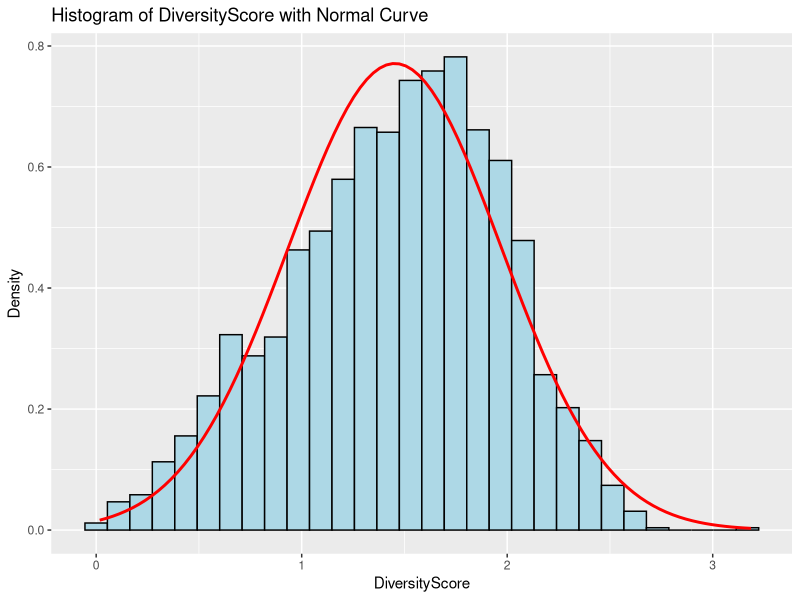
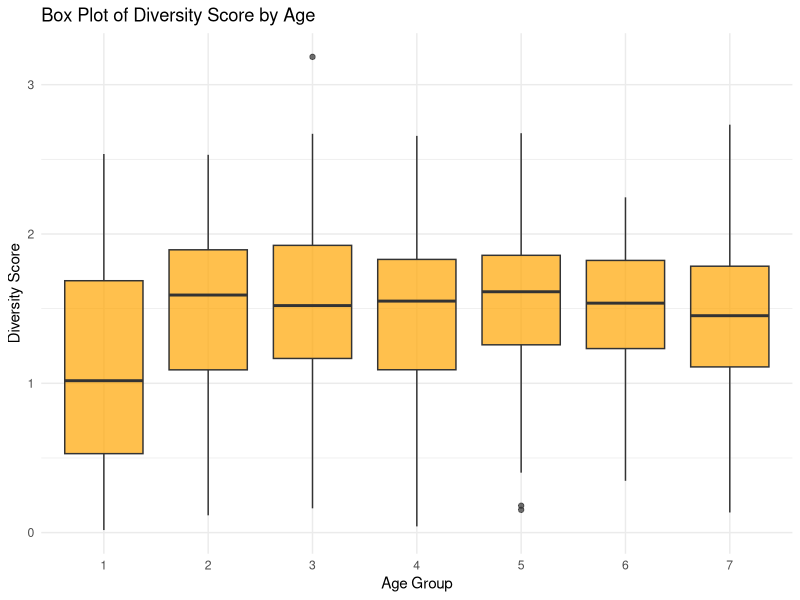
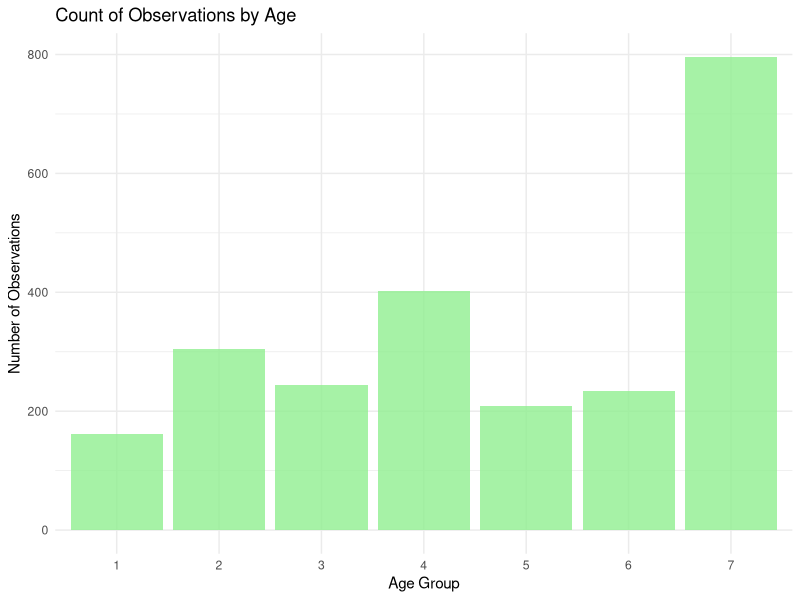
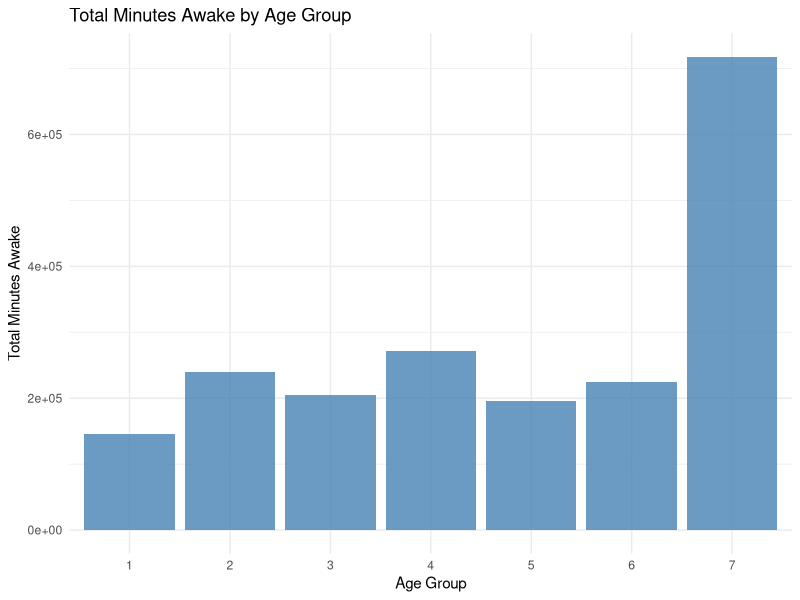

Reproduce these figures in R, in order.
## ---- chunk 1
knitr::opts_chunk$set(echo = TRUE)
## ---- chunk 2
library(dplyr)
library(ggplot2)
df_score <- read.csv("diversity_score.csv")
glimpse(df_score)
## ---- chunk 3
ggplot(df_score, aes(x = DiversityScore)) +
  geom_histogram(aes(y = after_stat(density)), bins = 30, fill = "lightblue", color = "black") +
  stat_function(fun = dnorm, args = list(mean = mean(df_score$DiversityScore, na.rm = TRUE), 
                                         sd = sd(df_score$DiversityScore, na.rm = TRUE)),
                color = "red", size = 1) +
  labs(title = "Histogram of DiversityScore with Normal Curve",
       x = "DiversityScore",
       y = "Density")

## ---- chunk 4
anova_result <- aov(DiversityScore ~ Age, data = df_score)
summary(anova_result)
## ---- chunk 5
#eda 3
ggplot(df_score, aes(x = as.factor(Age), y = DiversityScore)) +
  geom_boxplot(fill = "orange", alpha = 0.7) + # Box plot with a skyblue fill
  labs(
    title = "Box Plot of Diversity Score by Age",
    x = "Age Group",
    y = "Diversity Score"
  ) +
  theme_minimal() 

age_counts <- df_score %>%
  group_by(Age) %>%
  summarise(count = n()) # Count the number of rows for each age

# Print the counts to the console
print(age_counts)

# Create a bar plot for the count of observations by age
ggplot(age_counts, aes(x = as.factor(Age), y = count)) +
  geom_bar(stat = "identity", fill = "lightgreen", alpha = 0.8) + # Bar plot
  labs(
    title = "Count of Observations by Age",
    x = "Age Group",
    y = "Number of Observations"
  ) +
  theme_minimal()
## ---- chunk 6
#eda 5
final_data_df<-read.csv("final_data.csv")
total_minutes_awake <- final_data_df %>%
  group_by(Age) %>%
  summarise(total_minutes_awake = sum(Minutes.awake, na.rm = TRUE)) # Sum of minutes awake

# Print the total minutes awake for each age
print(total_minutes_awake)

# Create a bar plot to show the distribution of total minutes awake by age
ggplot(total_minutes_awake, aes(x = as.factor(Age), y = total_minutes_awake)) +
  geom_bar(stat = "identity", fill = "steelblue", alpha = 0.8) + # Bar plot
  labs(
    title = "Total Minutes Awake by Age Group",
    x = "Age Group",
    y = "Total Minutes Awake"
  ) +
  theme_minimal() 
